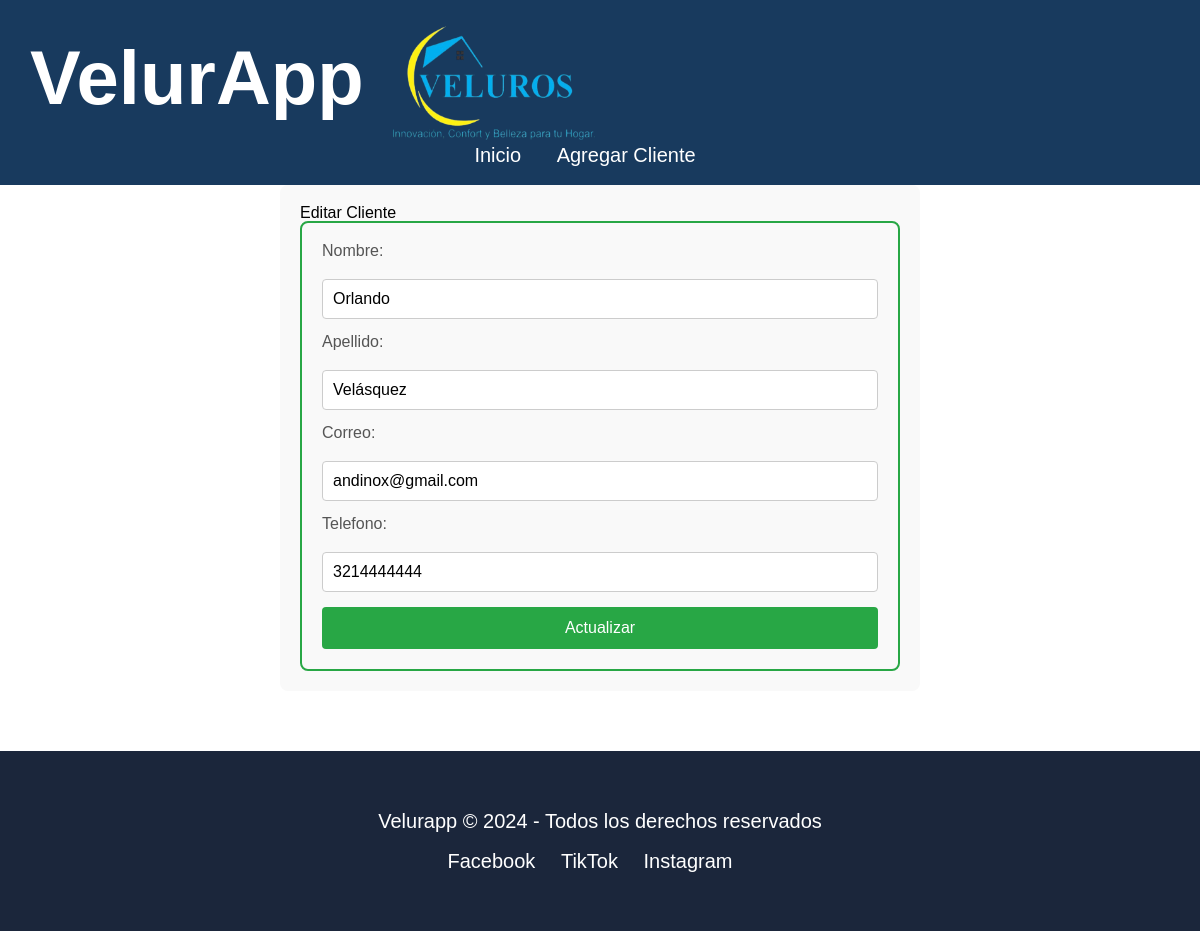
The page /editar/2/ on the database its author committed.
### todo/models.py (models this page shows, shortened)
class Cliente(models.Model):
    nombre = models.CharField(max_length=100)
    apellido = models.CharField(max_length=100)
    correo = models.EmailField()
    telefono = models.CharField(max_length=20)

### todo/views.py (the view)
# urls.py: path('editar/<int:cliente_id>/', views.editar, name="editar"),
def editar(request, cliente_id):
    cliente = Cliente.objects.get(id=cliente_id)
    if request.method == "POST":
        form = ClienteForm(request.POST, instance=cliente)
        if form.is_valid():
            form.save()
            return redirect('home')
    else:
        form = ClienteForm(instance=cliente)
    context = {'form': form}
    return render(request, 'todo/editar.html', context)

### todo/forms.py
class ClienteForm(forms.ModelForm):
    class Meta:
        model = Cliente
        fields = ['nombre', 'apellido', 'correo', 'telefono']

### todo/templates/todo/editar.html (shortened to what this page needs)
{% extends 'todo/layout.html' %}
{% load static %}
{% block content %}
<div class="formulario">
  <h2>Editar Cliente</h2>
  <form method="POST">
    <fieldset>
      {{ form.as_p }}
      <button type="submit">Actualizar</button>
    </fieldset>
  </form>
</div>
{% endblock %}

### todo/static/todo/styles.css (style rules this page uses)
html, body, div, span, applet, object, iframe, h1, h2, h3, h4, h5, h6, p, blockquote, pre, a, abbr, acronym, address, big, cite, code, del, dfn, em, img, ins, kbd, q, s, samp, small, strike, strong, sub, sup, tt, var, b, u, i, center, dl, dt, dd, ol, ul, li, fieldset, form, label, legend, table, caption, tbody, tfoot, thead, tr, th, td, article, aside, canvas, details, embed, figure, figcaption, footer, header, hgroup, menu, nav, output, ruby, section, summary, time, mark, audio, video { margin: 0; padding: 0; border: 0; font-size: 100%; font: inherit; vertical-align: baseline; }
body { line-height: 1; }
body { font-family: 'branding_proregular',Arial, Helvetica, sans-serif; }
.formulario { width: 100%; max-width: 600px; margin: 0 auto; padding: 20px; background-color: #f9f9f9; border-radius: 8px; }
.formulario fieldset { border: 2px solid #28a745; padding: 20px; border-radius: 8px; }
.formulario label { display: block; font-size: 16px; color: #555; margin-bottom: 20px; }
input[type="text"], input[type="email"], input[type="tel"], input[type="number"], input[type="date"], .formulario textarea { width: 100%; padding: 10px; margin-bottom: 15px; border: 1px solid #ccc; border-radius: 4px; box-sizing: border-box; font-size: 16px; }
.formulario button[type="submit"] { background-color: #28a745; color: white; font-size: 16px; padding: 12px 20px; border: none; border-radius: 4px; cursor: pointer; width: 100%; }

### rows shown on the page
Cliente: nombre "Orlando", apellido "Velásquez", correo "andinox@gmail.com", telefono "3214444444"
